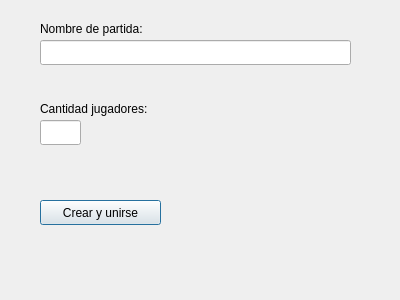
<?xml version="1.0" encoding="UTF-8"?>
<ui version="4.0">
 <class>DialogCreateGame</class>
 <widget class="QDialog" name="DialogCreateGame">
  <property name="geometry">
   <rect>
    <x>0</x>
    <y>0</y>
    <width>400</width>
    <height>300</height>
   </rect>
  </property>
  <property name="windowTitle">
   <string>Dialog</string>
  </property>
  <widget class="QLabel" name="label">
   <property name="geometry">
    <rect>
     <x>40</x>
     <y>20</y>
     <width>141</width>
     <height>17</height>
    </rect>
   </property>
   <property name="text">
    <string>Nombre de partida:</string>
   </property>
  </widget>
  <widget class="QLabel" name="infoClientConnected">
   <property name="geometry">
    <rect>
     <x>40</x>
     <y>250</y>
     <width>321</width>
     <height>21</height>
    </rect>
   </property>
   <property name="font">
    <font>
     <weight>75</weight>
     <bold>true</bold>
    </font>
   </property>
   <property name="styleSheet">
    <string notr="true">color: rgb(51, 209, 122)</string>
   </property>
   <property name="text">
    <string/>
   </property>
  </widget>
  <widget class="QLineEdit" name="txt_gameName">
   <property name="geometry">
    <rect>
     <x>40</x>
     <y>40</y>
     <width>311</width>
     <height>25</height>
    </rect>
   </property>
  </widget>
  <widget class="QLabel" name="errorMsg">
   <property name="geometry">
    <rect>
     <x>40</x>
     <y>70</y>
     <width>321</width>
     <height>20</height>
    </rect>
   </property>
   <property name="font">
    <font>
     <weight>75</weight>
     <bold>true</bold>
    </font>
   </property>
   <property name="styleSheet">
    <string notr="true">color: rgb(237, 51, 59)</string>
   </property>
   <property name="text">
    <string/>
   </property>
  </widget>
  <widget class="QLabel" name="label_2">
   <property name="geometry">
    <rect>
     <x>40</x>
     <y>100</y>
     <width>191</width>
     <height>17</height>
    </rect>
   </property>
   <property name="text">
    <string>Cantidad jugadores:</string>
   </property>
  </widget>
  <widget class="QLineEdit" name="txt_gameMaxPlayers">
   <property name="geometry">
    <rect>
     <x>40</x>
     <y>120</y>
     <width>41</width>
     <height>25</height>
    </rect>
   </property>
  </widget>
  <widget class="QLabel" name="errorMsg_2">
   <property name="geometry">
    <rect>
     <x>40</x>
     <y>150</y>
     <width>321</width>
     <height>20</height>
    </rect>
   </property>
   <property name="font">
    <font>
     <weight>75</weight>
     <bold>true</bold>
    </font>
   </property>
   <property name="styleSheet">
    <string notr="true">color: rgb(237, 51, 59)</string>
   </property>
   <property name="text">
    <string/>
   </property>
  </widget>
  <widget class="QPushButton" name="pushButton">
   <property name="geometry">
    <rect>
     <x>40</x>
     <y>200</y>
     <width>121</width>
     <height>25</height>
    </rect>
   </property>
   <property name="text">
    <string>Crear y unirse</string>
   </property>
  </widget>
 </widget>
 <resources/>
 <connections/>
</ui>
